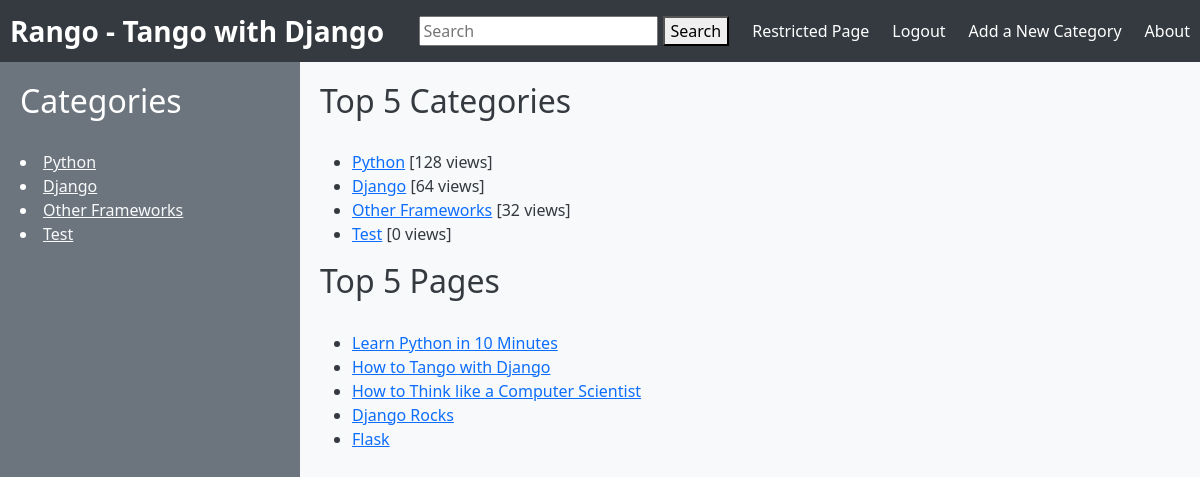
The page /rango/ (signed in) on the database as committed earlier.
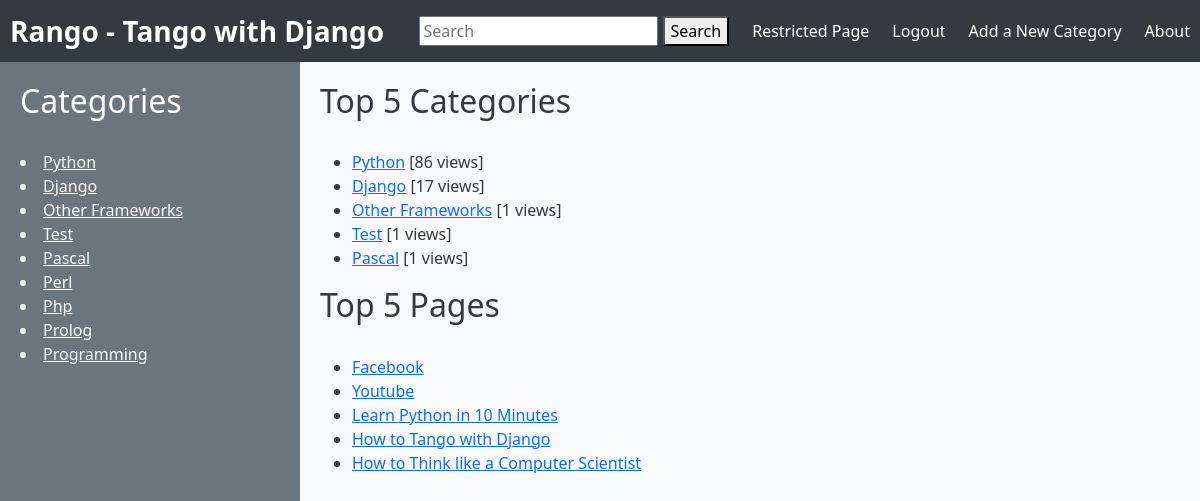
The same page on the database as committed later.
### rango/models.py (models this page shows, shortened)
class Category(models.Model):
    name = models.CharField(max_length=128, unique=True)
    likes = models.PositiveIntegerField(default=0)
    views = models.IntegerField(default=0)

class Page(models.Model):
    category = models.ForeignKey(Category, on_delete=models.DO_NOTHING)
    title = models.CharField(max_length=128)
    url = models.URLField()
    views = models.IntegerField(default=0)

### rango/views.py (the view)
# urls.py: path('', index, name='index'),
@login_required
def index(request):
    request.session.set_test_cookie()
    page_list = Page.objects.order_by('views')[:5]
    category_list = Category.objects.order_by('-likes')[:5]
    context_dict = {'categories': category_list, 'page_list': page_list}
    visits = request.session.get('visits')
    if not visits:
        visits = 1
    reset_last_visit_time = False
    last_visit = request.session.get('last_visit')
    if last_visit:
        last_visit_time = datetime.strptime(last_visit[:-7], "%Y-%m-%d %H:%M:%S")
        if (datetime.now() - last_visit_time).seconds > 0:
            visits = visits + 1
            reset_last_visit_time = True
    else:
        reset_last_visit_time = True
    if reset_last_visit_time:
        request.session['last_visit'] = str(datetime.now())
        request.session['visits'] = visits
    context_dict['visits'] = visits
    response = render(request,'rango/index.html', context_dict)
    return response

### rango/templatetags/rango_extras.py (called while the page is built)
@register.inclusion_tag('rango/cats.html')
def get_category_list(cat=None):
    return {'cats': Category.objects.all(), 'act_cat': cat, 'pages': Page.objects.all()}

### templates/rango/index.html (shortened to what this page needs)
{% extends 'base.html' %}
{% load static %}
{% block body_block %}
        <div class="panel panel-primary">
            <div class="panel-heading">
                    <h2 class="panel-title">Top 5 Categories</h2>
            </div>
        </div>
        {% if categories %}
            <ul>
                {% for category in categories %}
                <li><a href="/rango/category/{{ category.name }}">{{ category.name }}</a> [{{ category.views }} views]</li>
                {% endfor %}
            </ul>
        {% else %}
            <strong>There are no categories present.</strong>
        {% endif %}
        <div class="panel panel-primary">
            <div class="panel-heading">
                    <h2 class="panel-title">Top 5 Pages</h2>
            </div>
    </div>
            <ul>
        {% for page in page_list %}
        <li><a href="{{ page.url }}">{{ page.title }} </a></li>
        {% endfor %}
        </ul>
{% endblock %}

### templates/base.html (shortened to what this page needs)
{% load rango_extras %}
<!DOCTYPE html>
<html lang="en">
<head>
  <link rel="stylesheet" href="https://cdn.jsdelivr.net/npm/bootstrap@5.3.0/dist/css/bootstrap.min.css">
</head>
<body>
  <div class="header">
    <a href="{% url 'index' %}" class="header-logo">Rango - Tango with Django</a>
    <div class="header-functions">
      <form action="{% url 'search' %}" method="GET" class="search-form">
        <input type="text" name="query" placeholder="Search">
        <button type="submit">Search</button>
      </form>
      {% if user.is_authenticated %}
        <li><a href="{% url 'restricted' %}">Restricted Page</a></li>
        <li><a href="{% url 'auth_logout' %}?next=/rango/">Logout</a></li>
        <li><a href="{% url 'add_category' %}">Add a New Category</a></li>
      {% else %}
        <li><a href="{% url 'registration_register' %}">Register Here</a></li>
        <li><a href="{% url 'auth_login' %}">Login</a></li>
      {% endif %}
        <li><a href="{% url 'about' %}">About</a></li>
    </div>
  </div>
  <div class="container-fluid">
    <div class="row">
      <div class="col-md-3 left-column">
        <h2>Categories</h2>
          <div class="left-column-content">
          {% block side_block %}
          {% get_category_list %}
          {% endblock %}
          </div>
      </div>
      <div class="col-md-9 middle-column">
        {% block body_block %}
        {% endblock %}
      </div>
    </div>
  </div>
</body>
</html>

### templates/rango/cats.html
{% if cats %}
    {% for c in cats %}
        {% if c == act_cat %} <li  class="active" > {% else  %} <li>{% endif %}
            <a href="/rango/category/{{c.name}}" class="cat-color">{{ c.name }}</a></li>
    {% endfor %}
{% else %}
    <li> <strong >There are no category present.</strong></li>
    </ul>
{% endif %}

### templates/base.html (style rules this page uses)
body { background-color: #f8f9fa; color: #343a40; margin: 0; }
.header { background-color: #343a40; padding: 10px; display: flex; justify-content: space-between; align-items: center; }
.header-logo { color: #fff; font-size: 28px; font-weight: bold; text-decoration: none; }
.header-functions { display: flex; align-items: center; }
.header-functions a { color: #fff; margin-right: 0px; text-decoration: none; }
.left-column { background-color: #6c757d; color: #fff; padding: 20px; min-height: 100vh; margin-top: 0px; }
.left-column h2 { font-size: 32px; margin-bottom: 30px; }
.cat-color { color: #f8f9fa; }
.middle-column { padding: 20px; }
.middle-column h2 { font-size: 32px; margin-bottom: 30px; }

Rows that differ between the two databases and show on the page:
no longer on this page (row unchanged): Page: title "Django Rocks"
no longer on this page (row unchanged): Page: title "Flask"
changed Category "Python": views "128" → "86"
changed Category "Django": views "64" → "17"
changed Category "Other Frameworks": views "32" → "1"
changed Category "Test": views "0" → "1"
added Category: name "Pascal", views "1"
added Category: name "Perl", shown under "Categories"
added Category: name "Php", shown under "Categories"
added Category: name "Prolog", shown under "Categories"
added Category: name "Programming", shown under "Categories"
added Page: title "Facebook"
added Page: title "Youtube"
